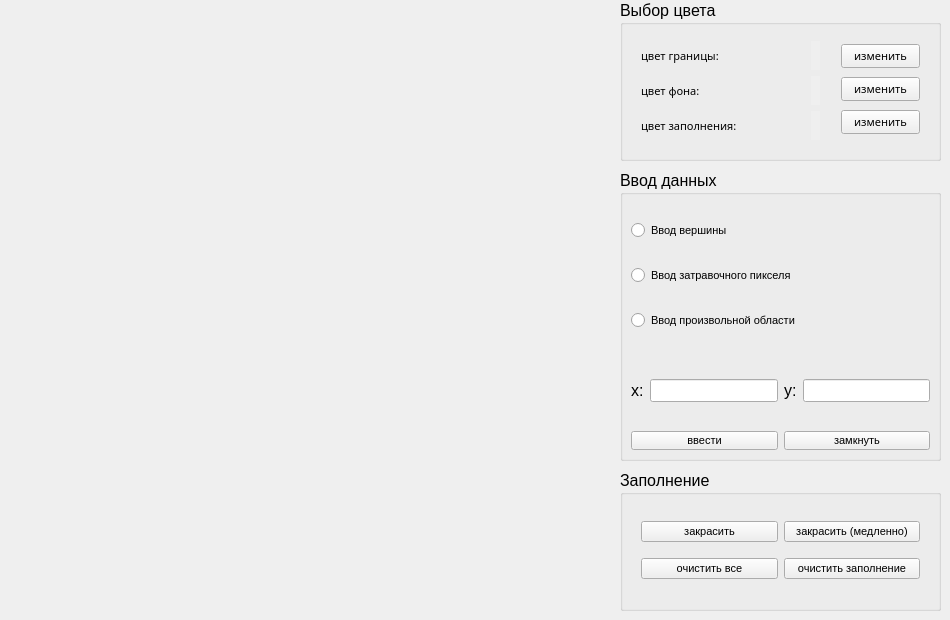
<?xml version="1.0" encoding="UTF-8"?>
<ui version="4.0">
 <class>MainWindow</class>
 <widget class="QMainWindow" name="MainWindow">
  <property name="geometry">
   <rect>
    <x>0</x>
    <y>0</y>
    <width>950</width>
    <height>620</height>
   </rect>
  </property>
  <property name="windowTitle">
   <string>MainWindow</string>
  </property>
  <property name="styleSheet">
   <string notr="true"/>
  </property>
  <widget class="QWidget" name="centralWidget">
   <widget class="QWidget" name="draw_widget" native="true">
    <property name="geometry">
     <rect>
      <x>10</x>
      <y>10</y>
      <width>601</width>
      <height>600</height>
     </rect>
    </property>
   </widget>
   <widget class="QGroupBox" name="groupBox">
    <property name="geometry">
     <rect>
      <x>620</x>
      <y>0</y>
      <width>321</width>
      <height>161</height>
     </rect>
    </property>
    <property name="font">
     <font>
      <pointsize>12</pointsize>
     </font>
    </property>
    <property name="title">
     <string>Выбор цвета</string>
    </property>
    <widget class="QWidget" name="layoutWidget">
     <property name="geometry">
      <rect>
       <x>210</x>
       <y>30</y>
       <width>101</width>
       <height>121</height>
      </rect>
     </property>
     <layout class="QVBoxLayout" name="verticalLayout_2">
      <item>
       <widget class="QPushButton" name="button_color_bound">
        <property name="font">
         <font>
          <family>Alef</family>
          <pointsize>8</pointsize>
         </font>
        </property>
        <property name="autoFillBackground">
         <bool>true</bool>
        </property>
        <property name="styleSheet">
         <string notr="true"/>
        </property>
        <property name="text">
         <string>изменить</string>
        </property>
       </widget>
      </item>
      <item>
       <widget class="QPushButton" name="button_color_bg">
        <property name="font">
         <font>
          <family>Alef</family>
          <pointsize>8</pointsize>
         </font>
        </property>
        <property name="autoFillBackground">
         <bool>true</bool>
        </property>
        <property name="styleSheet">
         <string notr="true"/>
        </property>
        <property name="text">
         <string>изменить</string>
        </property>
       </widget>
      </item>
      <item>
       <widget class="QPushButton" name="button_color_fill">
        <property name="font">
         <font>
          <family>Alef</family>
          <pointsize>8</pointsize>
         </font>
        </property>
        <property name="autoFillBackground">
         <bool>true</bool>
        </property>
        <property name="styleSheet">
         <string notr="true"/>
        </property>
        <property name="text">
         <string>изменить</string>
        </property>
       </widget>
      </item>
     </layout>
    </widget>
    <widget class="QWidget" name="layoutWidget">
     <property name="geometry">
      <rect>
       <x>10</x>
       <y>30</y>
       <width>171</width>
       <height>121</height>
      </rect>
     </property>
     <layout class="QVBoxLayout" name="verticalLayout_4">
      <item>
       <widget class="QLabel" name="label_2">
        <property name="font">
         <font>
          <family>Alef</family>
          <pointsize>8</pointsize>
         </font>
        </property>
        <property name="text">
         <string>цвет границы:</string>
        </property>
       </widget>
      </item>
      <item>
       <widget class="QLabel" name="label_4">
        <property name="font">
         <font>
          <family>Alef</family>
          <pointsize>8</pointsize>
         </font>
        </property>
        <property name="text">
         <string>цвет фона:</string>
        </property>
       </widget>
      </item>
      <item>
       <widget class="QLabel" name="label_3">
        <property name="font">
         <font>
          <family>Alef</family>
          <pointsize>8</pointsize>
         </font>
        </property>
        <property name="text">
         <string>цвет заполнения:</string>
        </property>
       </widget>
      </item>
     </layout>
    </widget>
    <widget class="QWidget" name="layoutWidget">
     <property name="geometry">
      <rect>
       <x>180</x>
       <y>30</y>
       <width>31</width>
       <height>121</height>
      </rect>
     </property>
     <layout class="QVBoxLayout" name="verticalLayout_5">
      <item>
       <widget class="QWidget" name="w_color_bound" native="true">
        <property name="autoFillBackground">
         <bool>true</bool>
        </property>
       </widget>
      </item>
      <item>
       <widget class="QWidget" name="w_color_bg" native="true">
        <property name="autoFillBackground">
         <bool>true</bool>
        </property>
       </widget>
      </item>
      <item>
       <widget class="QWidget" name="w_color_fill" native="true">
        <property name="autoFillBackground">
         <bool>true</bool>
        </property>
       </widget>
      </item>
     </layout>
    </widget>
   </widget>
   <widget class="QGroupBox" name="groupBox_3">
    <property name="geometry">
     <rect>
      <x>620</x>
      <y>470</y>
      <width>321</width>
      <height>141</height>
     </rect>
    </property>
    <property name="font">
     <font>
      <pointsize>12</pointsize>
     </font>
    </property>
    <property name="title">
     <string>Заполнение</string>
    </property>
    <widget class="QWidget" name="layoutWidget">
     <property name="geometry">
      <rect>
       <x>10</x>
       <y>30</y>
       <width>301</width>
       <height>101</height>
      </rect>
     </property>
     <layout class="QHBoxLayout" name="horizontalLayout_2">
      <item>
       <layout class="QVBoxLayout" name="verticalLayout_3">
        <item>
         <widget class="QPushButton" name="button_fill">
          <property name="font">
           <font>
            <pointsize>8</pointsize>
           </font>
          </property>
          <property name="text">
           <string>закрасить</string>
          </property>
         </widget>
        </item>
        <item>
         <widget class="QPushButton" name="button_clear">
          <property name="font">
           <font>
            <pointsize>8</pointsize>
           </font>
          </property>
          <property name="text">
           <string>очистить все</string>
          </property>
         </widget>
        </item>
       </layout>
      </item>
      <item>
       <layout class="QVBoxLayout" name="verticalLayout_6">
        <item>
         <widget class="QPushButton" name="button_fill_slow">
          <property name="enabled">
           <bool>true</bool>
          </property>
          <property name="font">
           <font>
            <pointsize>8</pointsize>
           </font>
          </property>
          <property name="text">
           <string>закрасить (медленно)</string>
          </property>
          <property name="iconSize">
           <size>
            <width>20</width>
            <height>12</height>
           </size>
          </property>
         </widget>
        </item>
        <item>
         <widget class="QPushButton" name="button_clear_fill">
          <property name="font">
           <font>
            <pointsize>8</pointsize>
           </font>
          </property>
          <property name="text">
           <string>очистить заполнение</string>
          </property>
         </widget>
        </item>
       </layout>
      </item>
     </layout>
    </widget>
   </widget>
   <widget class="QGroupBox" name="groupBox_2">
    <property name="geometry">
     <rect>
      <x>620</x>
      <y>170</y>
      <width>321</width>
      <height>291</height>
     </rect>
    </property>
    <property name="font">
     <font>
      <pointsize>12</pointsize>
     </font>
    </property>
    <property name="title">
     <string>Ввод данных</string>
    </property>
    <widget class="QWidget" name="layoutWidget">
     <property name="geometry">
      <rect>
       <x>0</x>
       <y>250</y>
       <width>321</width>
       <height>41</height>
      </rect>
     </property>
     <layout class="QHBoxLayout" name="horizontalLayout_3">
      <item>
       <widget class="QPushButton" name="button_inp_point">
        <property name="font">
         <font>
          <pointsize>8</pointsize>
         </font>
        </property>
        <property name="text">
         <string>ввести</string>
        </property>
       </widget>
      </item>
      <item>
       <widget class="QPushButton" name="button_close_p">
        <property name="font">
         <font>
          <pointsize>8</pointsize>
         </font>
        </property>
        <property name="text">
         <string>замкнуть</string>
        </property>
       </widget>
      </item>
     </layout>
    </widget>
    <widget class="QWidget" name="layoutWidget">
     <property name="geometry">
      <rect>
       <x>0</x>
       <y>20</y>
       <width>321</width>
       <height>171</height>
      </rect>
     </property>
     <layout class="QVBoxLayout" name="verticalLayout_7">
      <item>
       <widget class="QRadioButton" name="radioButton_point">
        <property name="font">
         <font>
          <pointsize>8</pointsize>
         </font>
        </property>
        <property name="text">
         <string>Ввод вершины</string>
        </property>
       </widget>
      </item>
      <item>
       <widget class="QRadioButton" name="radioButton_pixel">
        <property name="font">
         <font>
          <pointsize>8</pointsize>
         </font>
        </property>
        <property name="text">
         <string>Ввод затравочного пикселя</string>
        </property>
       </widget>
      </item>
      <item>
       <widget class="QRadioButton" name="radioButton_random">
        <property name="font">
         <font>
          <pointsize>8</pointsize>
         </font>
        </property>
        <property name="text">
         <string>Ввод произвольной области</string>
        </property>
       </widget>
      </item>
     </layout>
    </widget>
    <widget class="QWidget" name="layoutWidget">
     <property name="geometry">
      <rect>
       <x>0</x>
       <y>190</y>
       <width>321</width>
       <height>61</height>
      </rect>
     </property>
     <layout class="QVBoxLayout" name="verticalLayout_9">
      <item>
       <layout class="QHBoxLayout" name="horizontalLayout">
        <item>
         <widget class="QLabel" name="label">
          <property name="font">
           <font>
            <pointsize>12</pointsize>
           </font>
          </property>
          <property name="text">
           <string>x:</string>
          </property>
         </widget>
        </item>
        <item>
         <widget class="QLineEdit" name="x_edit">
          <property name="font">
           <font>
            <pointsize>10</pointsize>
           </font>
          </property>
         </widget>
        </item>
        <item>
         <widget class="QLabel" name="label_8">
          <property name="font">
           <font>
            <pointsize>12</pointsize>
           </font>
          </property>
          <property name="text">
           <string>y:</string>
          </property>
         </widget>
        </item>
        <item>
         <widget class="QLineEdit" name="y_edit">
          <property name="font">
           <font>
            <pointsize>10</pointsize>
           </font>
          </property>
         </widget>
        </item>
       </layout>
      </item>
     </layout>
    </widget>
   </widget>
  </widget>
 </widget>
 <layoutdefault spacing="6" margin="11"/>
 <resources/>
 <connections/>
</ui>
